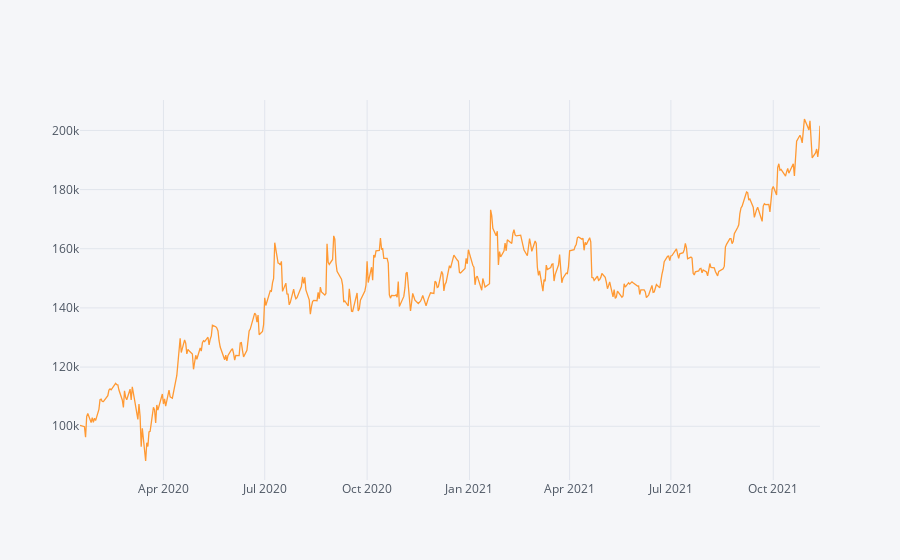

Notebook code for this chart:
### Code cell
#Todo:
# Calculate the Absolute Return of a buy-and-hold strategy in the same period
absolute_return_bh = (r_df.Close.iloc[-1]-r_df.Open.iloc[0])/r_df.Open.iloc[0]
# Calculate the CAGR or a buy-and-hold trading strategy
CAGR_bh = ((r_df.Close.iloc[-1]/r_df.Open.iloc[0])**(252/len(df)))-1
#or
CAGR_bh = ((r_df.Close.iloc[-1]/r_df.Open.iloc[0])**(365/(df.index[-1] - df.index[0]).days))-1

# Calculate the IR (Sharpe without RF-rate) of a buy-and-hold trading strategy
information_ratio_bh = (r_df.Close.pct_change().mean()/r_df.Close.pct_change().std())*((252) **0.5)

#Plot the equity curve (hint: use 'close' returns and your initial capital value to generate an equity curve)
((r_df.Close.pct_change().dropna()+1).cumprod()*starting_capital).iplot()
#or
#((r_df.Close.pct_change().dropna()+1).cumprod()*starting_capital).plot()

### Figure 1 — Plotly figure (JSON) as saved in the notebook; plotly's stock layout.template omitted (floating-point values rounded to 4 significant figures; data arrays with more than 128 entries replaced by an {"elided": "..."} marker saying what was removed)
{"data": [{"line": {"color": "rgba(255, 153, 51, 1.0)", "dash": "solid", "shape": "linear", "width": 1.3}, "mode": "lines", "name": "Close", "text": "", "type": "scatter", "x": {"elided": "461 str values"}, "y": {"elided": "461 float values"}}], "layout": {"legend": {"bgcolor": "#F5F6F9", "font": {"color": "#4D5663"}}, "paper_bgcolor": "#F5F6F9", "plot_bgcolor": "#F5F6F9", "title": {"font": {"color": "#4D5663"}}, "xaxis": {"gridcolor": "#E1E5ED", "showgrid": true, "tickfont": {"color": "#4D5663"}, "title": {"font": {"color": "#4D5663"}, "text": ""}, "zerolinecolor": "#E1E5ED"}, "yaxis": {"gridcolor": "#E1E5ED", "showgrid": true, "tickfont": {"color": "#4D5663"}, "title": {"font": {"color": "#4D5663"}, "text": ""}, "zerolinecolor": "#E1E5ED"}}}
